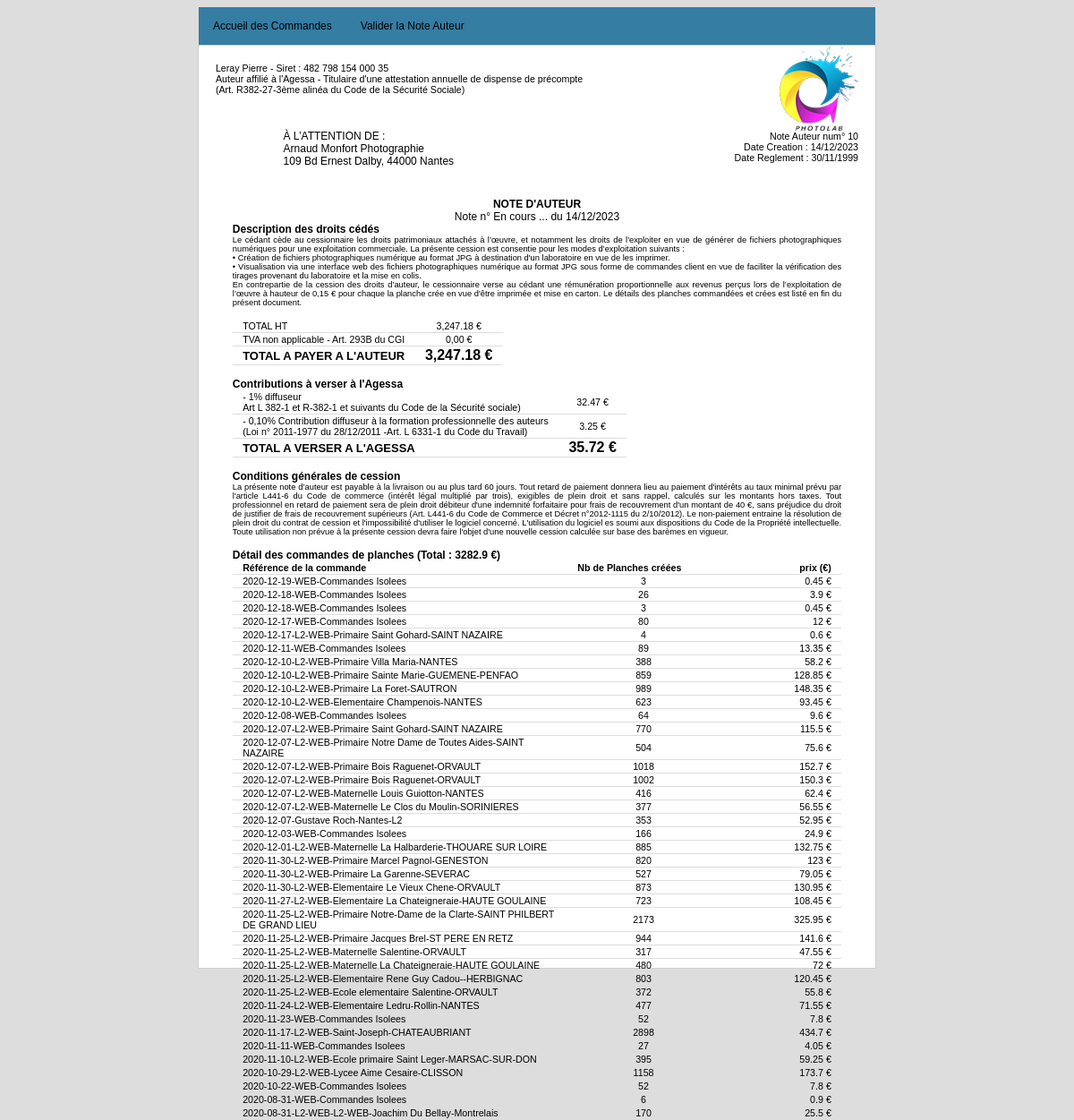
The page /res/LOGNoteAuteur.php?apiNoteAuteur=10&codeMembre=PSL&version=0.88&versionDistante=0.88&isDebug=Debug (signed in) on the database its author committed.
### tables this page shows
CREATE TABLE `photolabcmd` (
  `ID` int(10) UNSIGNED NOT NULL,
  `CodeClient` text NOT NULL,
  `DATECMD` date NOT NULL,
  `NOMCOMMANDE` text NOT NULL,
  `NBPLANCHES` int(10) NOT NULL DEFAULT 0,
  `TYPE` varchar(8) NOT NULL DEFAULT 'LAB',
  `ETAT` int(10) NOT NULL DEFAULT 0,
  `FACTURE` int(11) DEFAULT NULL,
  `PAYE` int(11) NOT NULL,
  `commentaires` text NOT NULL,
  `Date_Record` datetime NOT NULL DEFAULT current_timestamp() ON UPDATE current_timestamp()
);

### res/BDDNoteAuteur.php (the view, shortened to what this page needs)
<?php
function AfficherNOTEAUTEUR($numNoteAuteur, &$Total){
	$bdd=InitBDD_MySQI();
	if ($numNoteAuteur == $GLOBALS['ETAT_PREP_FACTURE']){
		$sql = 'SELECT ID, NOMCOMMANDE, NBPLANCHES  FROM photolabcmd WHERE ETAT = ' .$numNoteAuteur.' AND FACTURE = 0 ORDER BY NOMCOMMANDE DESC';
	}
	else {
		$sql = 'SELECT ID, NOMCOMMANDE, NBPLANCHES  FROM photolabcmd WHERE FACTURE = ' .$numNoteAuteur.' ORDER BY NOMCOMMANDE DESC';
	}
	$reponse=$bdd->query($sql);
	$affiche_Tableau = '';
	while ($donnees = $reponse->fetch_assoc())
	{
		$Prix = $GLOBALS['PRIXPLANCHE'] * $donnees['NBPLANCHES'] ;
		$affiche_Tableau .=
		'<tr>
			<td>' . $donnees['NOMCOMMANDE'] . '</td>
			<td>' . $donnees['NBPLANCHES'] . '</td>
			<td>' . $Prix . ' €</td>
		</tr>';
	}
	return $affiche_Tableau;
}
?>

### res/css/CouleursDEBUG.css (style rules this page uses)
:root { --boutonVert: #357da3; --boutonRouge: #ff6600; --FondsurvolLigneTab: #b1f981; --FondLigneTabGrisClair: #f2f2f2; --FondLigneTabGrisFonce: #ddd; --FondLigneTabGrisSombre: #3b3b3b; --FondEnteteTableau: #919191; --FondBDialog: #fefefe; --texteGris: #444; --btnPageDebut: red; --btnPageEntame: Orange; --btnPageFini: green; }

### res/css/PrintNoteAuteur.css (style rules this page uses)
body { background-color:#fff; font-family:Arial; font-size:10pt; }
body { width: auto!important; margin: auto!important; font-size: 12pt; background-color: #fff!important; color: #000!important; }

### res/css/LOGNoteAuteur.css (style rules this page uses)
body { background-color : #ddd; font-family:Arial; font-size:9pt; margin-left: auto; margin-right: auto; width: 100%; }
#myTable th, #myTable td { padding-left: 0.3cm ; padding-right: 0.3cm ; border-bottom: 1px solid #ddd; }
#myTable tr { border-bottom: 1px solid var(--ligneTableauGrisFonce); }
#myTable tr:nth-child(2) { text-align: center; }
#myTable tr:nth-child(3) { text-align: right; }
#myTable td:nth-child(1) { text-align: left; }
#myTable td:nth-child(2) { text-align: center; }
#myTable td:nth-child(3) { text-align: right; }

### rows shown on the page
photolabcmd: NOMCOMMANDE "2020-12-19-WEB-Commandes Isolees", NBPLANCHES "3", NBPLANCHES "0.45"
photolabcmd: NOMCOMMANDE "2020-12-18-WEB-Commandes Isolees", NBPLANCHES "26", NBPLANCHES "3.9"
photolabcmd: NOMCOMMANDE "2020-12-18-WEB-Commandes Isolees", NBPLANCHES "3", NBPLANCHES "0.45"
photolabcmd: NOMCOMMANDE "2020-12-17-WEB-Commandes Isolees", NBPLANCHES "80", NBPLANCHES "12"
photolabcmd: NOMCOMMANDE "2020-12-17-L2-WEB-Primaire Saint Gohard-SAINT NAZAIRE", NBPLANCHES "4", NBPLANCHES "0.6"
photolabcmd: NOMCOMMANDE "2020-12-11-WEB-Commandes Isolees", NBPLANCHES "89", NBPLANCHES "13.35"
photolabcmd: NOMCOMMANDE "2020-12-10-L2-WEB-Primaire Villa Maria-NANTES", NBPLANCHES "388", NBPLANCHES "58.2"
photolabcmd: NOMCOMMANDE "2020-12-10-L2-WEB-Primaire Sainte Marie-GUEMENE-PENFAO", NBPLANCHES "859", NBPLANCHES "128.85"
photolabcmd: NOMCOMMANDE "2020-12-10-L2-WEB-Primaire La Foret-SAUTRON", NBPLANCHES "989", NBPLANCHES "148.35"
photolabcmd: NOMCOMMANDE "2020-12-10-L2-WEB-Elementaire Champenois-NANTES", NBPLANCHES "623", NBPLANCHES "93.45"
photolabcmd: NOMCOMMANDE "2020-12-08-WEB-Commandes Isolees", NBPLANCHES "64", NBPLANCHES "9.6"
photolabcmd: NOMCOMMANDE "2020-12-07-L2-WEB-Primaire Saint Gohard-SAINT NAZAIRE", NBPLANCHES "770", NBPLANCHES "115.5"
photolabcmd: NOMCOMMANDE "2020-12-07-L2-WEB-Primaire Notre Dame de Toutes Aides-SAINT NAZAIRE", NBPLANCHES "504", NBPLANCHES "75.6"
photolabcmd: NOMCOMMANDE "2020-12-07-L2-WEB-Primaire Bois Raguenet-ORVAULT", NBPLANCHES "1018", NBPLANCHES "152.7"
photolabcmd: NOMCOMMANDE "2020-12-07-L2-WEB-Primaire Bois Raguenet-ORVAULT", NBPLANCHES "1002", NBPLANCHES "150.3"
photolabcmd: NOMCOMMANDE "2020-12-07-L2-WEB-Maternelle Louis Guiotton-NANTES", NBPLANCHES "416", NBPLANCHES "62.4"
photolabcmd: NOMCOMMANDE "2020-12-07-L2-WEB-Maternelle Le Clos du Moulin-SORINIERES", NBPLANCHES "377", NBPLANCHES "56.55"
photolabcmd: NOMCOMMANDE "2020-12-07-Gustave Roch-Nantes-L2", NBPLANCHES "353", NBPLANCHES "52.95"
photolabcmd: NOMCOMMANDE "2020-12-03-WEB-Commandes Isolees", NBPLANCHES "166", NBPLANCHES "24.9"
photolabcmd: NOMCOMMANDE "2020-12-01-L2-WEB-Maternelle La Halbarderie-THOUARE SUR LOIRE", NBPLANCHES "885", NBPLANCHES "132.75"
photolabcmd: NOMCOMMANDE "2020-11-30-L2-WEB-Primaire Marcel Pagnol-GENESTON", NBPLANCHES "820", NBPLANCHES "123"
photolabcmd: NOMCOMMANDE "2020-11-30-L2-WEB-Primaire La Garenne-SEVERAC", NBPLANCHES "527", NBPLANCHES "79.05"
photolabcmd: NOMCOMMANDE "2020-11-30-L2-WEB-Elementaire Le Vieux Chene-ORVAULT", NBPLANCHES "873", NBPLANCHES "130.95"
photolabcmd: NOMCOMMANDE "2020-11-27-L2-WEB-Elementaire La Chateigneraie-HAUTE GOULAINE", NBPLANCHES "723", NBPLANCHES "108.45"
photolabcmd: NOMCOMMANDE "2020-11-25-L2-WEB-Primaire Notre-Dame de la Clarte-SAINT PHILBERT DE GRAND LIEU", NBPLANCHES "2173", NBPLANCHES "325.95"
photolabcmd: NOMCOMMANDE "2020-11-25-L2-WEB-Primaire Jacques Brel-ST PERE EN RETZ", NBPLANCHES "944", NBPLANCHES "141.6"
photolabcmd: NOMCOMMANDE "2020-11-25-L2-WEB-Maternelle Salentine-ORVAULT", NBPLANCHES "317", NBPLANCHES "47.55"
photolabcmd: NOMCOMMANDE "2020-11-25-L2-WEB-Maternelle La Chateigneraie-HAUTE GOULAINE", NBPLANCHES "480", NBPLANCHES "72"
photolabcmd: NOMCOMMANDE "2020-11-25-L2-WEB-Elementaire Rene Guy Cadou--HERBIGNAC", NBPLANCHES "803", NBPLANCHES "120.45"
photolabcmd: NOMCOMMANDE "2020-11-25-L2-WEB-Ecole elementaire Salentine-ORVAULT", NBPLANCHES "372", NBPLANCHES "55.8"
photolabcmd: NOMCOMMANDE "2020-11-24-L2-WEB-Elementaire Ledru-Rollin-NANTES", NBPLANCHES "477", NBPLANCHES "71.55"
photolabcmd: NOMCOMMANDE "2020-11-23-WEB-Commandes Isolees", NBPLANCHES "52", NBPLANCHES "7.8"
photolabcmd: NOMCOMMANDE "2020-11-17-L2-WEB-Saint-Joseph-CHATEAUBRIANT", NBPLANCHES "2898", NBPLANCHES "434.7"
photolabcmd: NOMCOMMANDE "2020-11-11-WEB-Commandes Isolees", NBPLANCHES "27", NBPLANCHES "4.05"
photolabcmd: NOMCOMMANDE "2020-11-10-L2-WEB-Ecole primaire Saint Leger-MARSAC-SUR-DON", NBPLANCHES "395", NBPLANCHES "59.25"
photolabcmd: NOMCOMMANDE "2020-10-29-L2-WEB-Lycee Aime Cesaire-CLISSON", NBPLANCHES "1158", NBPLANCHES "173.7"
photolabcmd: NOMCOMMANDE "2020-10-22-WEB-Commandes Isolees", NBPLANCHES "52", NBPLANCHES "7.8"
photolabcmd: NOMCOMMANDE "2020-08-31-WEB-Commandes Isolees", NBPLANCHES "6", NBPLANCHES "0.9"
photolabcmd: NOMCOMMANDE "2020-08-31-L2-WEB-L2-WEB-Joachim Du Bellay-Montrelais", NBPLANCHES "170", NBPLANCHES "25.5"

### other values the page prints
$numNoteAuteur "10"
FormatDate(DateNOTEAUTEUR($numNoteAuteur)) "14/12/2023"
FormatDate($DateValidation) "30/11/1999"
NomNOTEAUTEUR($numNoteAuteur) "Note n° En cours ..."
$DroitPSL "3,247.18"
$DroitPSL*0.01 "32.47"
$DroitPSL*0.001 "3.25"
$Total - $DroitPSL "35.72"
$Total "3282.9"
